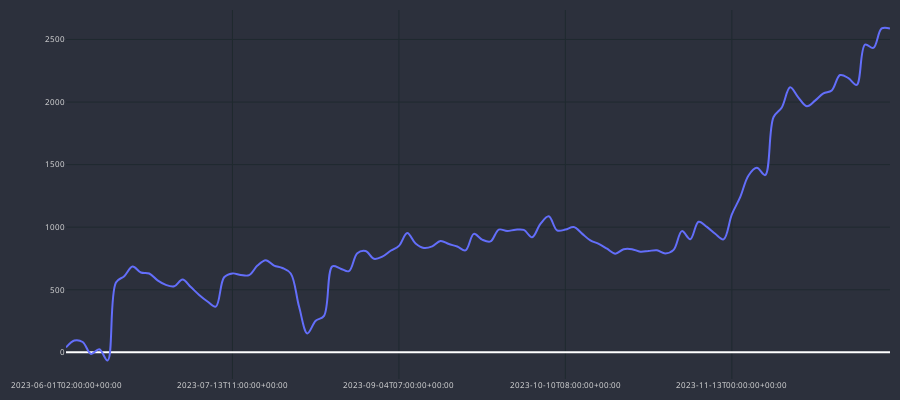
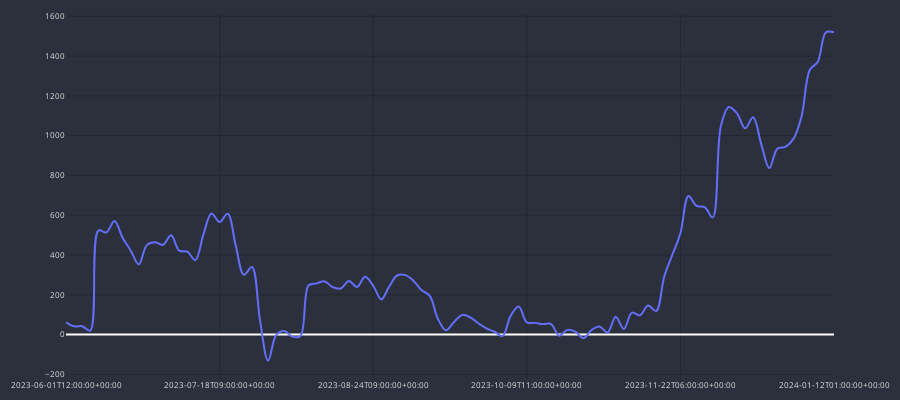
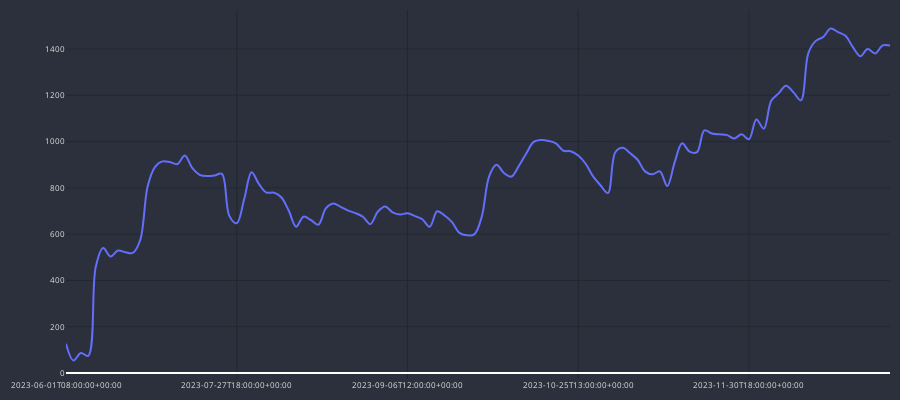
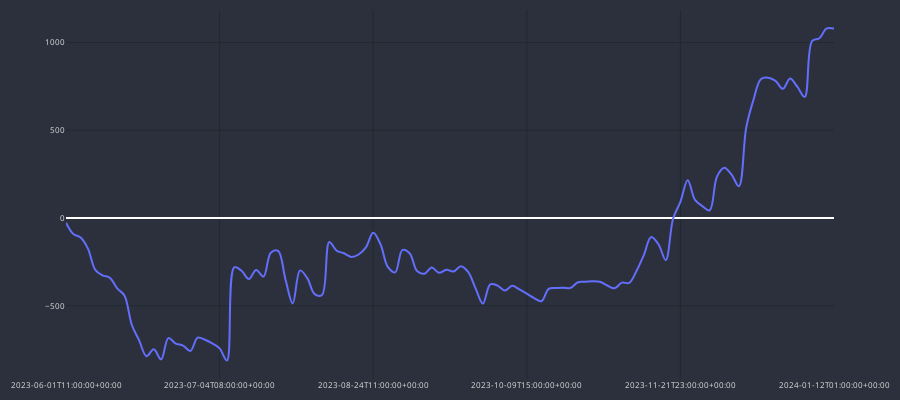

Notebook cell for these charts, in order:
### Code cell
for curr in df_MA_10_MA_40[df_MA_10_MA_40['total_gain'] > 0]['pair'].unique():
    temp_gains = df_ma_trades_h1[(df_ma_trades_h1['Cross'] == cross) & (df_ma_trades_h1['Pair'] == curr)].copy()
    print(curr, int(temp_gains['Gain'].sum()))
    cp = CandlePlot(temp_gains, candles=False)
    cp.show_plot(line_traces=['Gain_C'])
